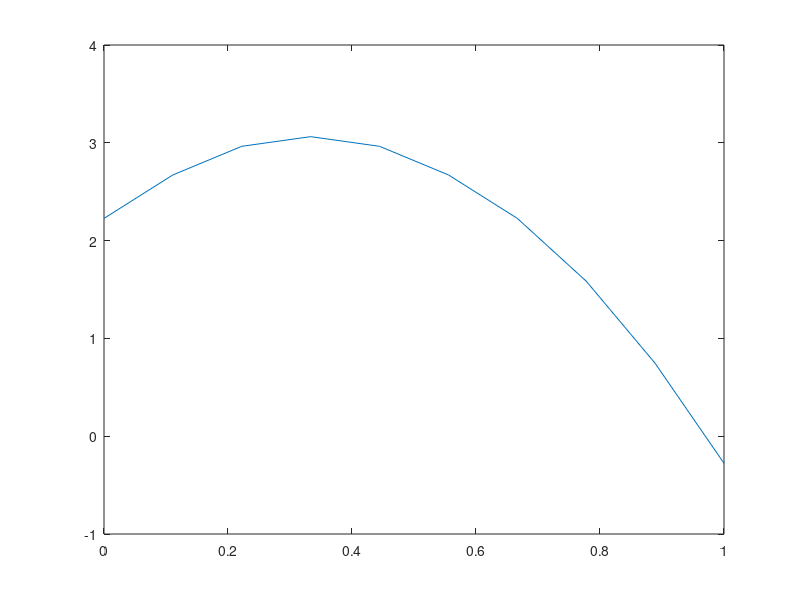

The MATLAB source for this figure:
clc
a=1
A=4
beta=0.9
nbk	= 10;
k		= linspace(0,1,nbk)';
k
v0		= zeros(nbk,1);
v		= zeros(nbk,1);
iter	= 1;
crit	= 1;
tol	= 1e-6;
cnt = 0
while iter < 10;
   for i=1:nbk
      c			= A*k(i)-k;
      u			= c-(a/2)*c.^2;
      u
      [v(i),itmp]	= max(u+beta*v0);
      
   end;
   crit	= max(abs(v-v0));
   v0		= v;
   iter	= iter+1;
end
plot(k,v0);